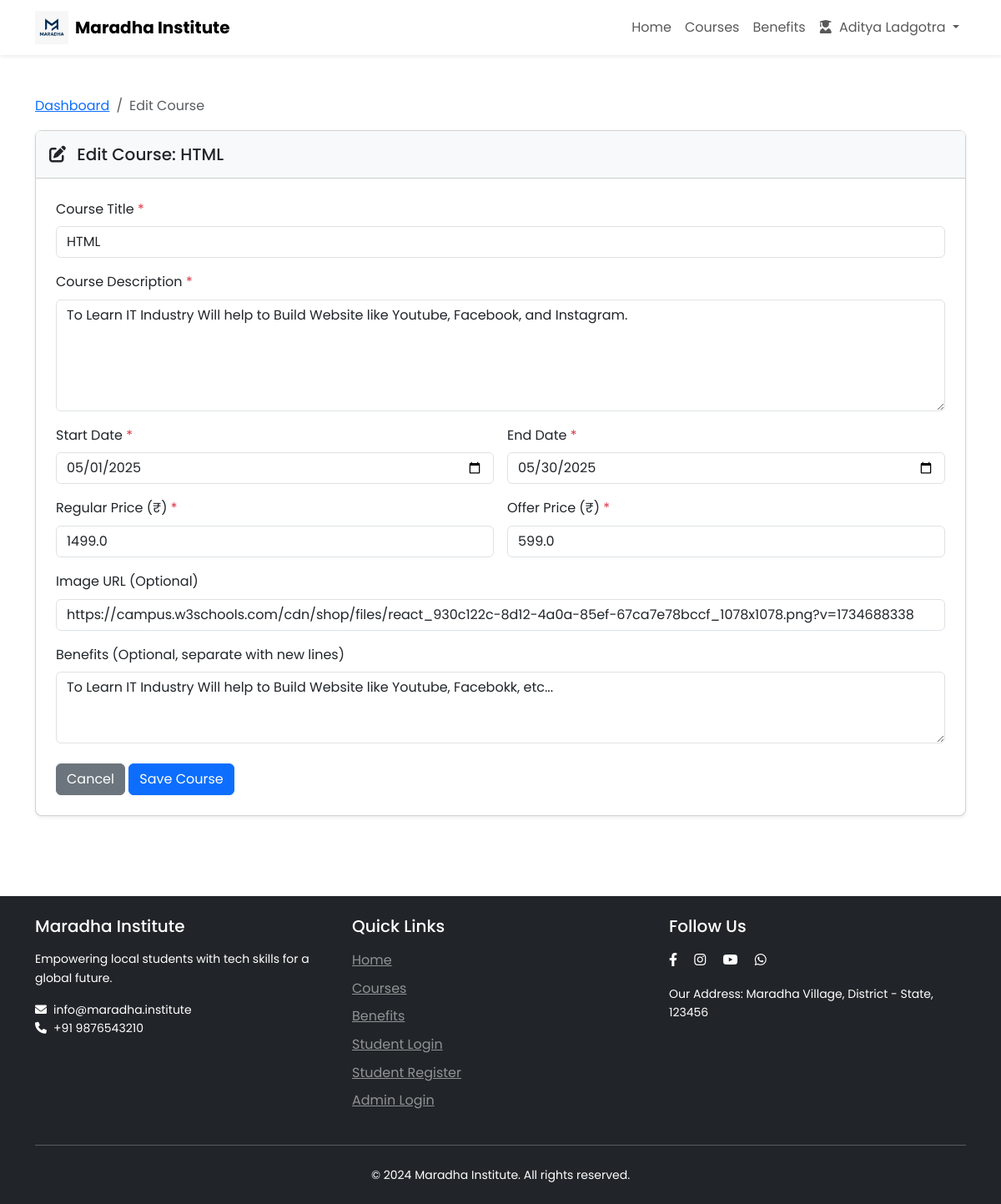
/admin/course/edit/1 (signed in), run on the app's committed database.
### models.py (models this page shows, shortened)
class Student(UserMixin, db.Model):
    id = db.Column(db.Integer, primary_key=True)
    username = db.Column(db.String(64), unique=True, nullable=False)
    email = db.Column(db.String(120), unique=True, nullable=False)
    full_name = db.Column(db.String(100), nullable=False)
    phone_number = db.Column(db.String(20), nullable=False)
    password_hash = db.Column(db.String(256), nullable=False)
    created_at = db.Column(db.DateTime, default=datetime.utcnow)
    enrollments = db.relationship('Enrollment', backref='student', lazy=True)
    notifications = db.relationship('Notification', backref='student', lazy=True, cascade="all, delete-orphan")

class Course(db.Model):
    id = db.Column(db.Integer, primary_key=True)
    title = db.Column(db.String(100), nullable=False)
    description = db.Column(db.Text, nullable=False)
    start_date = db.Column(db.Date, nullable=False)
    end_date = db.Column(db.Date, nullable=False)
    price = db.Column(db.Float, nullable=False)
    offer_price = db.Column(db.Float, nullable=False)
    image_url = db.Column(db.String(256), nullable=True)
    benefits = db.Column(db.Text, nullable=True)
    created_at = db.Column(db.DateTime, default=datetime.utcnow)
    updated_at = db.Column(db.DateTime, default=datetime.utcnow, onupdate=datetime.utcnow)
    enrollments = db.relationship('Enrollment', backref='course', lazy=True, cascade="all, delete-orphan")
    notifications = db.relationship('Notification', backref='course', lazy=True)

### routes.py (the view)
@app.route('/admin/course/edit/<int:course_id>', methods=['GET', 'POST'])
@login_required
def edit_course(course_id):
    course = Course.query.get_or_404(course_id)
    form = CourseForm(obj=course)
    if form.validate_on_submit():
        form.populate_obj(course)
        db.session.commit()
        flash('Course updated successfully!', 'success')
        return redirect(url_for('admin_dashboard'))
    return render_template('edit_course.html', form=form, course=course)

### forms.py (shortened to what this page needs)
class CourseForm(FlaskForm):
    title = StringField('Course Title', validators=[DataRequired(), Length(max=100)])
    description = TextAreaField('Course Description', validators=[DataRequired()])
    start_date = DateField('Start Date', validators=[DataRequired()], format='%Y-%m-%d')
    end_date = DateField('End Date', validators=[DataRequired()], format='%Y-%m-%d')
    price = FloatField('Regular Price (₹)', validators=[DataRequired()])
    offer_price = FloatField('Offer Price (₹)', validators=[DataRequired()])
    image_url = StringField('Image URL', validators=[Optional(), Length(max=256)])
    benefits = TextAreaField('Benefits (Separate with new lines)', validators=[Optional()])
    submit = SubmitField('Save Course')

### app.py (called while the page is built)
@login_manager.user_loader
def load_user(user_id):
    if '-' not in user_id:
        return None
    user_type, user_id = user_id.split('-')
    from models import Admin, Student
    if user_type == 'admin':
        return Admin.query.get(int(user_id))
    elif user_type == 'student':
        return Student.query.get(int(user_id))
    return None

### templates/edit_course.html (shortened to what this page needs)
{% extends 'base.html' %}
{% block content %}
<div class="container py-5">
    <div class="row">
        <div class="col-12">
            <nav aria-label="breadcrumb">
                <ol class="breadcrumb">
                    <li class="breadcrumb-item"><a href="{{ url_for('admin_dashboard') }}">Dashboard</a></li>
                    <li class="breadcrumb-item active" aria-current="page">Edit Course</li>
                </ol>
            </nav>
            <div class="card shadow-sm rounded-3">
                <div class="card-header bg-light py-3">
                    <h5 class="mb-0">
                        <i class="fas fa-edit me-2"></i> Edit Course: {{ course.title }}
                    </h5>
                </div>
                <div class="card-body p-4">
                    <form method="post" action="{{ url_for('edit_course', course_id=course.id) }}" novalidate>
                        <div class="row g-3">
                            <div class="col-md-12">
                                <label for="{{ form.title.id }}" class="form-label">Course Title <span class="text-danger">*</span></label>
                                {{ form.title(class="form-control" + (" is-invalid" if form.title.errors else ""), placeholder="Enter course title") }}
                            </div>
                            <div class="col-md-12">
                                <label for="{{ form.description.id }}" class="form-label">Course Description <span class="text-danger">*</span></label>
                                {{ form.description(class="form-control" + (" is-invalid" if form.description.errors else ""), rows=5, placeholder="Describe what students will learn in this course") }}
                            </div>
                            <div class="col-md-6">
                                <label for="{{ form.start_date.id }}" class="form-label">Start Date <span class="text-danger">*</span></label>
                                {{ form.start_date(class="form-control" + (" is-invalid" if form.start_date.errors else ""), type="date") }}
                            </div>
                            <div class="col-md-6">
                                <label for="{{ form.end_date.id }}" class="form-label">End Date <span class="text-danger">*</span></label>
                                {{ form.end_date(class="form-control" + (" is-invalid" if form.end_date.errors else ""), type="date") }}
                            </div>
                            <div class="col-md-6">
                                <label for="{{ form.price.id }}" class="form-label">Regular Price (₹) <span class="text-danger">*</span></label>
                                {{ form.price(class="form-control" + (" is-invalid" if form.price.errors else ""), placeholder="0.00") }}
                            </div>
                            <div class="col-md-6">
                                <label for="{{ form.offer_price.id }}" class="form-label">Offer Price (₹) <span class="text-danger">*</span></label>
                                {{ form.offer_price(class="form-control" + (" is-invalid" if form.offer_price.errors else ""), placeholder="0.00") }}
                            </div>
                            <div class="col-md-12">
                                <label for="{{ form.image_url.id }}" class="form-label">Image URL (Optional)</label>
                                {{ form.image_url(class="form-control" + (" is-invalid" if form.image_url.errors else ""), placeholder="https://example.com/image.jpg") }}
                            </div>
                            <div class="col-md-12">
                                <label for="{{ form.benefits.id }}" class="form-label">Benefits (Optional, separate with new lines)</label>
                                {{ form.benefits(class="form-control" + (" is-invalid" if form.benefits.errors else ""), rows=3, placeholder="Enter each benefit on a new line") }}
                            </div>
                            <div class="col-12 mt-4">
                                <a href="{{ url_for('admin_dashboard') }}" class="btn btn-secondary">Cancel</a>
                                {{ form.submit(class="btn btn-primary") }}
                            </div>
                        </div>
                    </form>
                </div>
            </div>
        </div>
    </div>
</div>
{% endblock %}

### templates/base.html (shortened to what this page needs)
<!DOCTYPE html>
<html lang="en">
<head>
    <link href="https://cdn.jsdelivr.net/npm/bootstrap@5.3.0-alpha1/dist/css/bootstrap.min.css" rel="stylesheet">
    <link rel="stylesheet" href="https://cdnjs.cloudflare.com/ajax/libs/font-awesome/6.0.0/css/all.min.css">
    <link rel="stylesheet" href="{{ url_for('static', filename='css/style.css') }}">
</head>
<body>
    <nav class="navbar navbar-expand-lg navbar-light bg-white shadow-sm">
        <div class="container">
            <a class="navbar-brand d-flex align-items-center" href="{{ url_for('home') }}">
                <img src="{{ url_for('static', filename='img/maradha-logo.png') }}" alt="Maradha Institute Logo" height="40" class="me-2">
                <span class="fw-bold">Maradha Institute</span>
            </a>
            <div class="collapse navbar-collapse" id="navbarNav">
                <ul class="navbar-nav ms-auto">
                    <li class="nav-item">
                        <a class="nav-link {% if request.path == url_for('home') %}active{% endif %}" href="{{ url_for('home') }}">Home</a>
                    </li>
                    <li class="nav-item">
                        <a class="nav-link" href="{{ url_for('home') }}#courses">Courses</a>
                    </li>
                    <li class="nav-item">
                        <a class="nav-link" href="{{ url_for('home') }}#benefits">Benefits</a>
                    </li>
                    {% if current_user.is_authenticated %}
                        {% if current_user.__class__.__name__ == 'Admin' %}
                        <li class="nav-item dropdown">
                            <a class="nav-link dropdown-toggle" href="#" id="navbarDropdown" role="button" data-bs-toggle="dropdown" aria-expanded="false">
                                <i class="fas fa-user-shield me-1"></i> Admin
                            </a>
                            <ul class="dropdown-menu" aria-labelledby="navbarDropdown">
                                <li><a class="dropdown-item" href="{{ url_for('admin_dashboard') }}">Dashboard</a></li>
                                <li><hr class="dropdown-divider"></li>
                                <li><a class="dropdown-item" href="{{ url_for('admin_logout') }}">Logout</a></li>
                            </ul>
                        </li>
                        {% else %}
                        <li class="nav-item dropdown">
                            <a class="nav-link dropdown-toggle" href="#" id="navbarDropdown" role="button" data-bs-toggle="dropdown" aria-expanded="false">
                                <i class="fas fa-user-graduate me-1"></i> {{ current_user.full_name }}
                            </a>
                        </li>
                        {% endif %}
                    {% endif %}
                </ul>
            </div>
        </div>
    </nav>
    <main>
        {% block content %}{% endblock %}
    </main>
    <footer class="footer mt-5 py-4 bg-dark text-white">
        <div class="container">
            <div class="row">
                <div class="col-md-4 mb-4 mb-md-0">
                    <h5 class="text-white mb-3">Maradha Institute</h5>
                    <p class="small">Empowering local students with tech skills for a global future.</p>
                    <p class="small mb-0"><i class="fas fa-envelope me-2"></i>info@maradha.institute</p>
                    <p class="small"><i class="fas fa-phone me-2"></i>+91 9876543210</p>
                </div>
                <div class="col-md-4 mb-4 mb-md-0">
                    <h5 class="text-white mb-3">Quick Links</h5>
                    <ul class="list-unstyled">
                        <li class="mb-2"><a href="{{ url_for('home') }}" class="text-white-50">Home</a></li>
                        <li class="mb-2"><a href="{{ url_for('home') }}#courses" class="text-white-50">Courses</a></li>
                        <li class="mb-2"><a href="{{ url_for('home') }}#benefits" class="text-white-50">Benefits</a></li>
                        <li class="mb-2"><a href="{{ url_for('login') }}" class="text-white-50">Student Login</a></li>
                        <li class="mb-2"><a href="{{ url_for('register') }}" class="text-white-50">Student Register</a></li>
                        <li><a href="{{ url_for('admin_login') }}" class="text-white-50">Admin Login</a></li>
                    </ul>
                </div>
                <div class="col-md-4">
                    <h5 class="text-white mb-3">Follow Us</h5>
                    <div class="social-icons">
                        <a href="#" class="text-white me-3"><i class="fab fa-facebook-f"></i></a>
                        <a href="#" class="text-white me-3"><i class="fab fa-instagram"></i></a>
                        <a href="#" class="text-white me-3"><i class="fab fa-youtube"></i></a>
                        <a href="#" class="text-white"><i class="fab fa-whatsapp"></i></a>
                    </div>
                    <p class="small mt-3">Our Address: Maradha Village, District - State, 123456</p>
                </div>
            </div>
            <hr class="my-4">
            <div class="row">
                <div class="col-md-12">
                    <p class="text-center mb-0 small">© 2024 Maradha Institute. All rights reserved.</p>
                </div>
            </div>
        </div>
    </footer>
</body>
</html>

### static/css/style.css (style rules this page uses)
body { font-family: 'Poppins', sans-serif; color: #333; line-height: 1.6; }

### data on the page
Student: full_name "Aditya Ladgotra"
Course: title "HTML", description "To Learn IT Industry Will help to Build Website like Youtube, Facebook, and Instagram.", start_date "05/01/2025", end_date "05/30/2025", price "1499.0", offer_price "599.0", image_url "https://campus.w3schools.com/cdn/shop/files/react_930c122c-8d12-4a0a-85ef-67ca7e78bccf_1078x1078.png?v=1734688338", benefits "To Learn IT Industry Will help to Build Website like Youtube, Facebokk, etc..."
